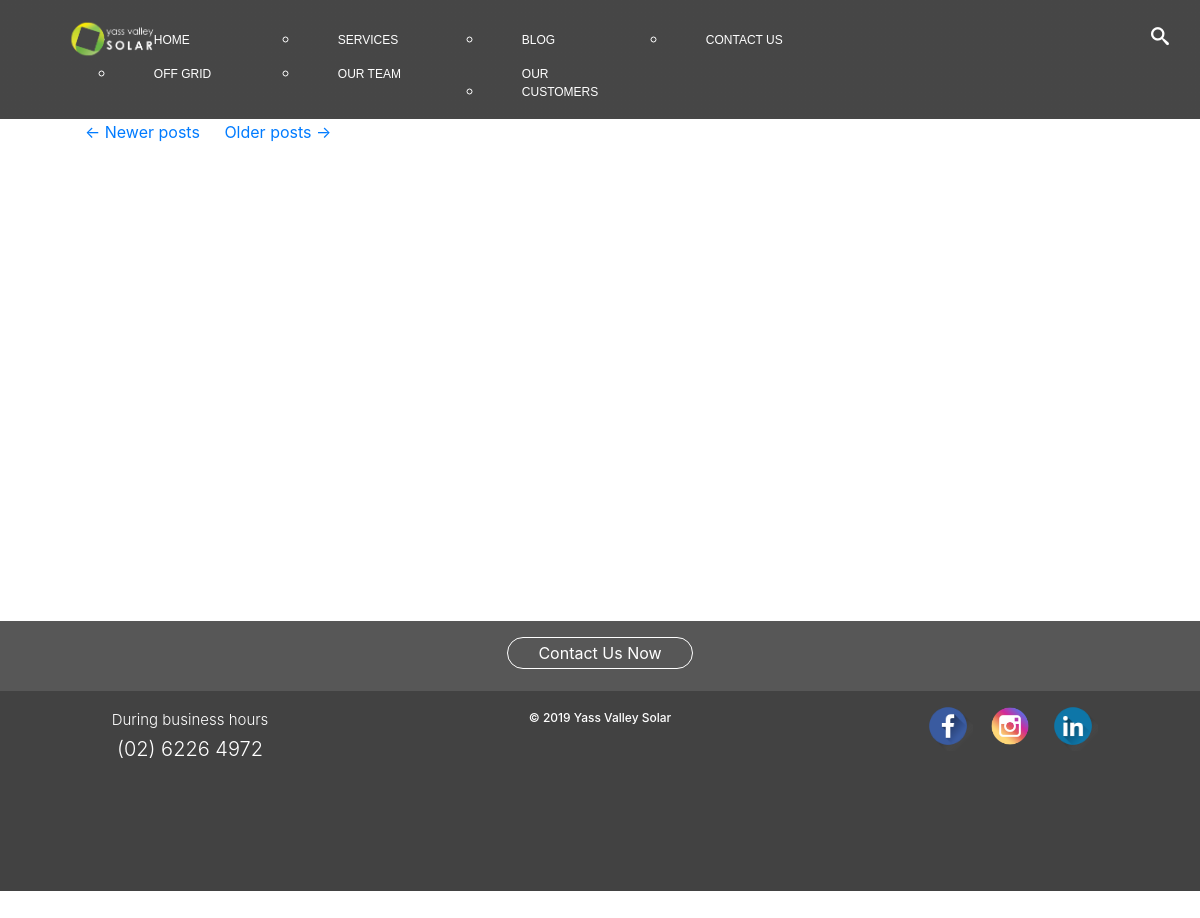
/blog, run on an earlier commit of the app's database.
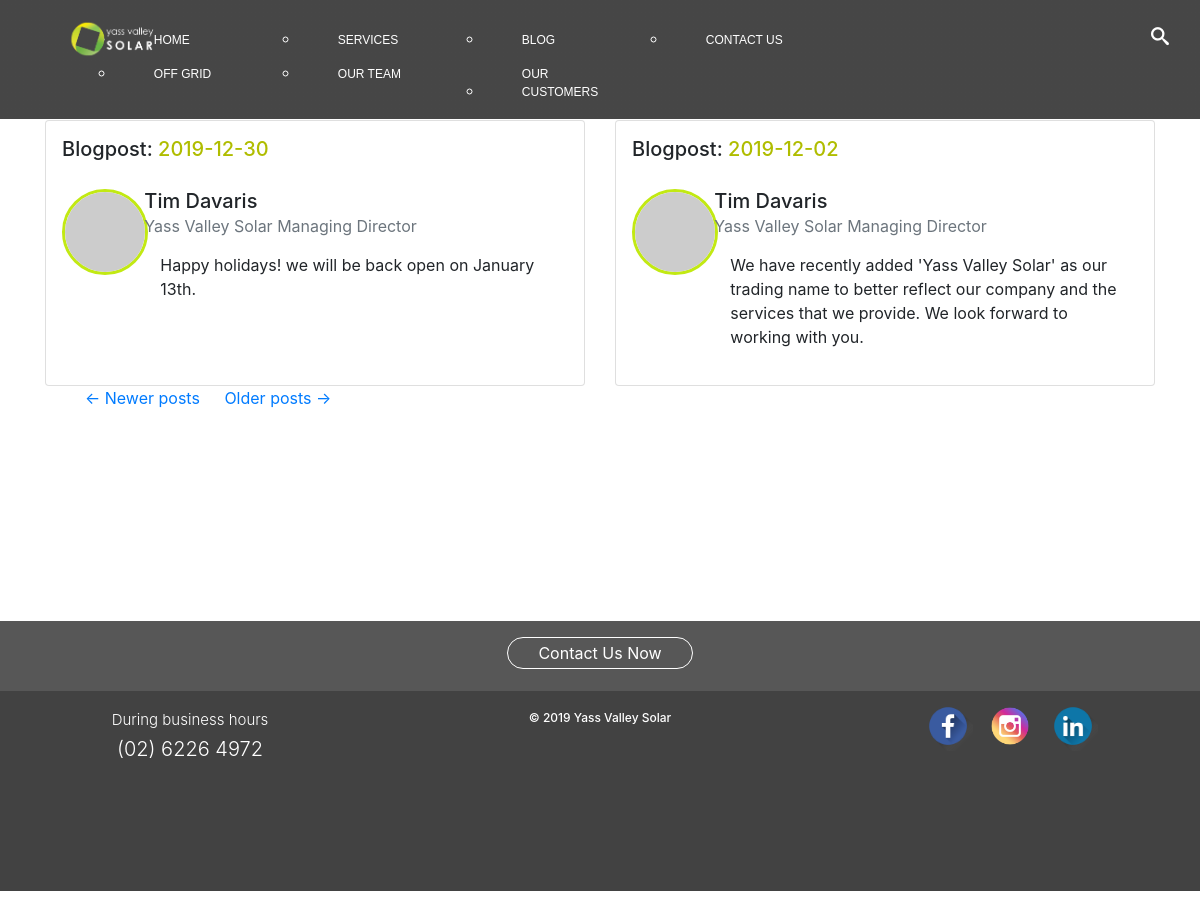
And on a later commit of the database.
### app/models.py (models this page shows, shortened)
class Post(db.Model):
    id = db.Column(db.Integer, primary_key=True)
    body = db.Column(db.String(140))
    now = datetime.now()
    month = now.strftime("%m")
    timestamp = db.Column(db.Date, index=True, default=date.today())
    user_id = db.Column(db.Integer, db.ForeignKey('user.id'))

class User(UserMixin, db.Model):
    id = db.Column(db.Integer, primary_key=True)
    username = db.Column(db.String(64), index=True, unique=True)
    email = db.Column(db.String(120), index=True, unique=True)
    password_hash = db.Column(db.String(128))
    posts = db.relationship('Post', backref='author', lazy='dynamic')
    about_me = db.Column(db.String(140))
    last_seen = db.Column(db.DateTime, default=datetime.utcnow)
    followed = db.relationship(
        'User', secondary=followers,
        primaryjoin=(followers.c.follower_id == id),
        secondaryjoin=(followers.c.followed_id == id),
        backref=db.backref('followers', lazy='dynamic'), lazy='dynamic')
    em = "admin@yassvalleysolar.com.au"
    def avatar(self, size):
        digest = md5(self.em.lower().encode('utf-8')).hexdigest()
        return 'https://www.gravatar.com/avatar/{}?d=identicon&s={}'.format(digest, size)

### app/routes.py (the view)
@app.route('/blog')
def blog():
    page = request.args.get('page', 1, type=int)
    posts = Post.query.order_by(Post.timestamp.desc()).paginate(
        page, app.config['POSTS_PER_PAGE'], False)
    next_url = url_for('blog', page=posts.next_num) \
        if posts.has_next else None
    prev_url = url_for('blog', page=posts.prev_num) \
        if posts.has_prev else None
    return render_template('blog.html', title='Blog', posts=posts.items,
                           next_url=next_url, prev_url=prev_url)

### app/templates/blog.html
{% extends "base.html" %}
{% import "bootstrap/wtf.html" as wtf %}
{% block app_content %}
<div style="height:110vh;"class="container-fluid">
    <div class="container" style="padding-top:15vh">
            <div class="card-deck">
                {% for post in posts %}
                    {% include '_post2.html' %}
                {% endfor %}
            </div>
            <nav aria-label="...">
                <ul style="display:inline-block"class="pager">
                    <li style="display:inline"class="previous{% if not prev_url %} disabled{% endif %}">
                        <a href="{{ prev_url or '#' }}">
                            <span aria-hidden="true">&larr;</span> Newer posts
                        </a>
                    </li>
                    <li style="display:inline-block;padding-left:20px"class="next{% if not next_url %} disabled{% endif %}">
                        <a href="{{ next_url or '#' }}">
                            Older posts <span aria-hidden="true">&rarr;</span>
                        </a>
                    </li>
                </ul>
            </nav>
    </div>
</div>
{% include 'footer.html' %}
{% endblock %}

### app/templates/base.html (shortened to what this page needs)
{% block content %}
    {% include 'head.html' %}
    {% include 'navbar.html' %}
    {% block app_content %}{% endblock %}
    {% include 'after-scripts.html' %}
{% endblock %}

### app/templates/head.html (shortened to what this page needs)
<!DOCTYPE html>
<html lang="en">
    <head>
        <link rel="stylesheet" href="https://stackpath.bootstrapcdn.com/bootstrap/4.3.1/css/bootstrap.min.css">
        <link rel="stylesheet" href="{{url_for('static', filename='boot/bs_css/bootstrap.css')}}">
        <link rel="stylesheet" type="text/css" href="{{url_for('static', filename='css/style-navbar.css')}}">
        <link rel="stylesheet" type="text/css" href="{{url_for('static', filename='css/style-fonts.css') }}">
        <link rel="stylesheet" type="text/css" href="{{url_for('static', filename='css/style-search-bar.css')}}">
        <link rel="stylesheet" type="text/css" href="{{url_for('static', filename='css/style-media-queries.css') }}">
        <link rel="stylesheet" type="text/css" href="{{url_for('static', filename='css/style-footer.css') }}">
            {% if request.endpoint == 'off_grid'  %}
                <link rel="stylesheet" type="text/css" href="{{url_for('static', filename='css/style-off_grid-content.css') }}">
            {% else %}
                {% if request.endpoint == 'solar_systems'  %}
                    <link rel="stylesheet" type="text/css" href="{{url_for('static', filename='css/style-solar_systems-content.css')}}">
                {% else %}
                    {% if request.endpoint == 'our_team'  %}
                        <link rel="stylesheet" type="text/css" href="{{url_for('static', filename='css/style-about_us-content.css') }}">
                    {% else %}
                        {% if request.endpoint == 'our_customers'  %}
                            <link rel="stylesheet" type="text/css" href="{{url_for('static', filename='css/style-customers.css') }}">
                        {% else %}
                            {% if request.endpoint == 'contact_us'  %}
                                <link rel="stylesheet" type="text/css" href="{{url_for('static', filename='css/style-contact_us-content.css') }}">
                                {% else %}
                                    {% if request.endpoint == 'ind_posts' %}
                                        <link rel="stylesheet" type="text/css" href="{{url_for('static', filename='css/style-ind_posts-content.css') }}">
                                    {% else %}
                                        <link rel="stylesheet" type="text/css" href="{{url_for('static', filename='css/style-homepage-slider.css')}}">
                                        <link rel="stylesheet" type="text/css" href="{{url_for('static', filename='css/style-newhome.css')}}">
                                    {% endif %}
                                {% endif %}
                        {% endif %}
                    {% endif %}
                {% endif %}
            {% endif %}
    </head>
    <body>

### app/templates/navbar.html (shortened to what this page needs)
{% if request.endpoint == 'index'  %}
    <div class="nav-container clr grad">
{% else %}
    <div class="nav-container clr2 grad">
{% endif %}
    <div class="wrapper-1">
        <div id="sb-search" class="sb-search">
            <form>
                <input class="sb-search-input" placeholder="Search .." type="search" value="" name="search" id="search">
                <span class="sb-icon-search"></span>
            </form>
        </div>
    </div>
    <a class="navbar-brand" href="{{url_for('index') }}"><img class="my_logo" src="{{url_for('static', filename='media/new-logo-t.png')}}"></a>
    <nav class="navbar navbar-expand-xl navbar-dark " id="navbar">
        <div class="collapse navbar-collapse" id="navbarSupportedContent">
            <div class="row">
                <ul class="navbar-nav ml-auto mr-auto">
                    <li class="nav-item">
                        <a class="nav-link" href="{{ url_for('index') }}">Home</a>
                    </li>
                    <li class="nav-item">
                        <a class="nav-link" href="{{ url_for('off_grid') }}">Off Grid </a>
                    </li>
                    <li class="nav-item">
                        <a class="nav-link" href="{{ url_for('solar_systems') }}">Services</a>
                    </li>
                    <li class="nav-item">
                        <a class="nav-link" href="{{ url_for('our_team') }}">Our Team</a>
                    </li>
                    <li class="nav-item">
                        <a class="nav-link" href="{{ url_for('blog') }}">Blog</a>
                    </li>
                    <li class="nav-item">
                        <a class="nav-link" href="{{ url_for('our_customers') }}">Our Customers</a>
                    </li>
                    <li class="nav-item">
                        <a class="nav-link" href="{{ url_for('contact_us') }}">Contact Us </a>
                    </li>
                </ul>
            </div>
        </div>
    </nav>
</div>

### app/templates/_post2.html (shortened to what this page needs)
<div class="post-link card">
        <div class="px-3 pt-3 row">
            <div class="col">
                <h5 class="card-title text-decoration-none">Blogpost: <span style="color:rgb(176, 189, 0)">{{ post.timestamp }}</h5>
            </div>
        </div>
        <div class="px-3 pt-3 row">
            <div class="col-md-2 text-center mr-0 pr-0">
                <img style="border:3px solid rgb(194, 233, 19);"class="mx-0 px-0 rounded-circle" src="{{ post.author.avatar(70) }}" />
            </div>
            <div class="col-md-10 mx-0 px-0">
                    <div class="px-2 pt-0 card-body">
                        <h5 class="m-0 card-title">{{ post.author.username }} </h5>
                        <h5 class="m-0 text-muted card-title"><small>Yass Valley Solar Managing Director</small></h5>
                        <p class="p-3 card-text">{{ post.body }}</p>
                    </div>
            </div>
        </div>
</div>

### app/templates/footer.html (shortened to what this page needs)
{% if request.endpoint == 'index' or request.endpoint == 'solar_systems' or request.endpoint == 'blog' %}
<footer class="under-slide footer-container font-small unique-color-dark pt-4">
{% else %}
<footer class="footer-container font-small unique-color-dark pt-4"></footer>
{% endif %}
    <div class=" top_section row justify-content-center align-items-center">
            <ul class="list-unstyled list-inline text-center">
                <li class="list-inline-item">
                    <a class="my-btn" href="{{ url_for('.contact_us', _anchor='post') }}">Contact Us Now</a>
                </li>
            </ul>
    </div>
    <div class="row bottom_section">
        <div class="col abs">
                <ul class="list-unstyled list-inline text-center ">
                    <li class="">
                        <h1 class="display-4 a_li">During business hours</h1>
                    </li>
                    <li class="">
                        <h1 class="display-4 b_li">(02) 6226 4972</h1>
                    </li>
                </ul>
        </div>
        <div class="col center-block justify-content-center align-items-center">
                <h1 class="copyright">© <span class="show-c">YVS </span><span class="hide-c">2019 Yass Valley Solar </span></h1>
        </div>
        <div class="col">
                <ul class="socials list-unstyled list-inline text-center">
                    <li class=" list-inline-item">
                        <a href="https://www.facebook.com/YgreneEnergyYass/"><img class="social" src="{{url_for('static', filename='media/fb-icon.png') }}" /></a>
                    </li>
                    <li class="  list-inline-item">
                        <a href="https://www.instagram.com/ygrene_energy/?hl=en"><img class="social" src="{{url_for('static', filename='media/in-icon.png') }}" /></a>
                    </li>
                    <li class=" list-inline-item">
                        <a href="https://www.linkedin.com/in/timothy-davaris-7ba47799/"><img class="social" src="{{url_for('static', filename='media/li-icon.png') }}" /></a>
                    </li>
                </ul>
        </div>
    </div>
</footer>

### app/templates/after-scripts.html (shortened to what this page needs)
</body>
</html>

### static/css/style-navbar.css (style rules this page uses)
.nav-item { color: white; text-decoration: none; float: right !important; }
.nav-link { color: white !important; font-weight: 100; font-size: 15px; text-transform: uppercase; font-family: sans-serif; float: ; }
.navbar { padding-bottom:10px; margin-bottom:0px; z-index:9999; }
.my_logo { max-width: 140px !important; float:left !important; position: absolute; margin-left:15px; z-index:999999; margin-top:10px; }
.navbar-brand { float:left !important; position: absolute; margin-left:50px; margin-top:4px; }
.nav-container { z-index:100; -webkit-transition: opacity 1.5s ease; transition: opacity 1.5s ease; position: absolute; width:100%; margin-bottom:-10px !important; max-width:100vw !important; }
.clr2 { background-color: rgb(37, 37, 37); position: fixed; }
.grad { transition: background-image 2s; background-image: linear-gradient(rgba(90, 90, 90, 0.625), rgba(90, 90, 90, 0.625), rgba(90, 90, 90, 0.625)); -webkit-transition: all 1s ease; transition: all 1s ease; position: fixed; }
.navbar-collapse { margin-top:10px; margin-left:37%; }
.navbar-nav { min-width:200px; margin-top:5px; min-height:47px !important; }

### static/css/style-search-bar.css (style rules this page uses)
.sb-search { position: relative; width: 0%; min-width: 40px; height: 65px; float: right; overflow: hidden; -webkit-transition: width 0.3s; -moz-transition: width 0.3s; transition: width 0.3s; -webkit-backface-visibility: hidden; margin-top:12px; margin-right:20px; }
.sb-search-input { right: 20px; border: none; outline: none; background: rgba(28, 28, 28, 0); width: 90%; height: 40px; margin: 0; z-index: 20; padding-top:0px; padding-bottom:0px; padding-left:10px; padding-right:33px; font-family: inherit; font-size: 10px; color: white; max-with:120px; }
.sb-icon-search, .sb-search-submit { width: 40px; height: 40px; display: block; position: absolute; right: 0; top: 0; padding: 0; margin: 0; line-height: 40px; text-align: center; cursor: pointer; max-with:150px; }
.sb-icon-search { color: white; background: rgba(28, 28, 28, 0); z-index: 90; font-size: 18px; font-family: 'icomoon'; speak: none; font-style: normal; font-weight: normal; font-variant: normal; text-transform: none; -webkit-font-smoothing: antialiased; max-with:150px; }
.sb-icon-search:before { content: "\e000"; }
.wrapper-1 { width:150px; width: 200px; float: right; margin-top: 4px; }

### static/css/style-media-queries.css (style rules this page uses)
@media (max-width:1520px) { .navbar-collapse { margin-left:32%; } }
@media (max-width:1400px) { .nav-link { font-size:13px; } }
@media (max-width:1300px) { .nav-link { font-size:12px; } }
@media (max-width:1200px) { .my_logo { width:100px; margin-top:10px; } }
@media (max-width:1200px) { .nav-link { display: inline-block !important; } }
@media (max-width:1200px) { .abs { width:300px !important; } }
@media (max-width:1200px) { .navbar-nav { list-style-type: circle !important; display:inline-block; width:60vw; -webkit-column-width: 150px; -moz-column-width: 150px; column-width: 150px; max-height:200px; } }
@media (max-width:1200px) { .nav-item { margin-left:25px; min-width:150px; max-width:150px; padding-left:30px; } }
@media (max-width:1200px) { .navbar-collapse { margin-left: 10% !important; } }

### static/css/style-footer.css (style rules this page uses)
.footer-container { background-color:rgb(255, 0, 0); width:100%; bottom:0; padding:0px !important; overflow-x: hidden; margin-top:; overflow-x: hidden !important }
.under-slide { margin-top:-28vh; }
.top_section { background-color:rgb(87, 87, 87); height:100%; padding-top:20px; padding-bottom:10px; }
.bottom_section { background-color:rgb(66, 66, 66); height:200px; min-height:50px; }
.my-btn { border:none; border: 1px solid white; padding:5px; color:white; border-radius: 20px; padding-left:30px; padding-right:30px; margin-top:40px; }
.social { margin-top:10px; height:50px; width:50px; }
.a_li { list-style-type:none; text-decoration: none; color: white; font-size:15px; margin-top:20px; }
.b_li { list-style-type:none; text-decoration: none; color: white; font-size:20px; }
.copyright { color:white; font-size:12px; margin-top:20px; min-widtH:150px; text-align:center; }
.socials { min-width:140px; }

### static/css/style-homepage-slider.css (style rules this page uses)
* { box-sizing: border-box; }

### static/css/style-newhome.css (style rules this page uses)
body { overflow-x: hidden !important; overflow-y: hidden; margin:0; height: 100%; }

What changed in the data, as far as the page shows it:
added Post: timestamp "2019-12-30", author.username "Tim Davaris", body "Happy holidays! we will be back open on January 13th."
added Post: timestamp "2019-12-02", author.username "Tim Davaris", body "We have recently added 'Yass Valley Solar' as our trading name to better reflect our company and the services that we provide. We look forward to working with you."
